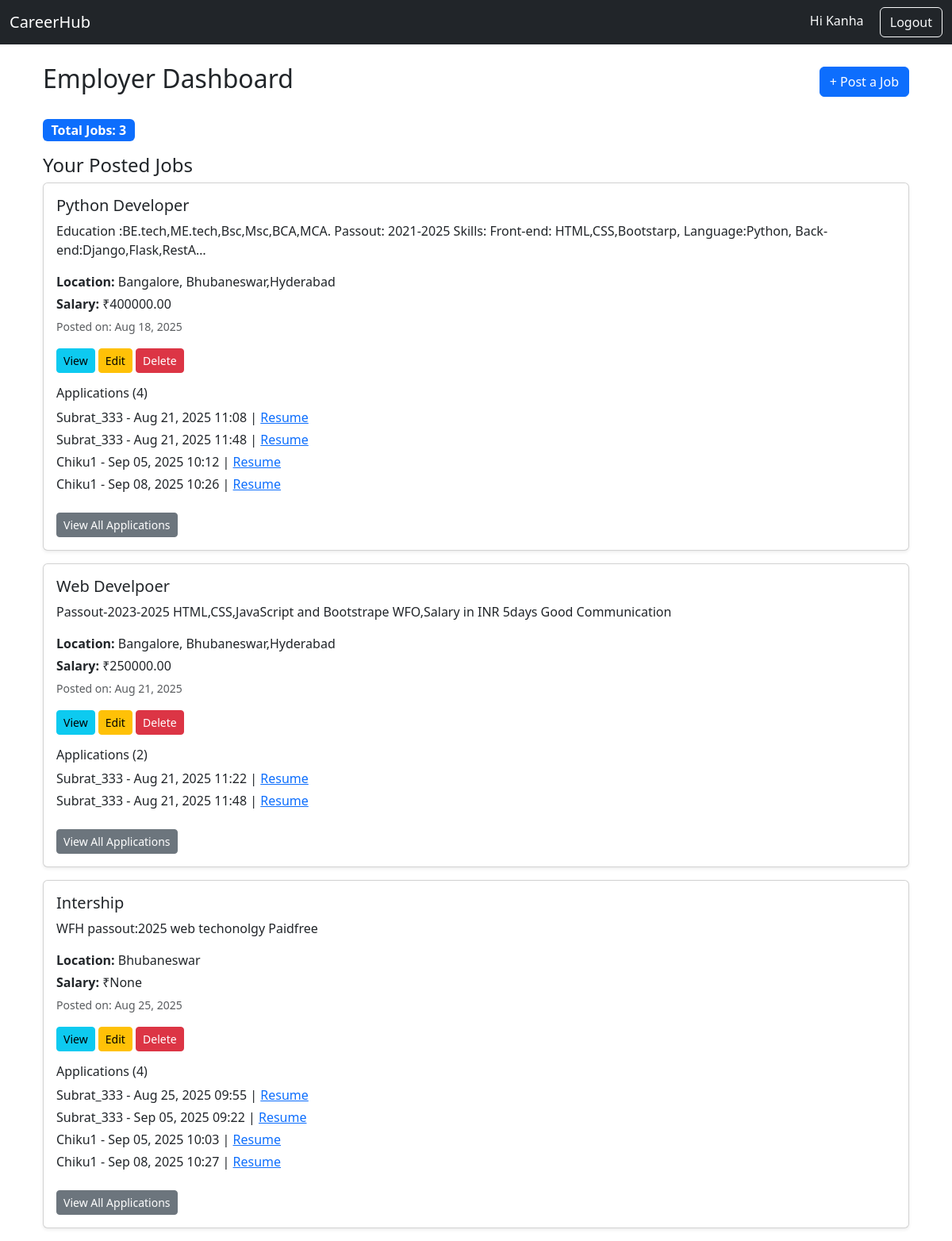
The app's page /users/dashboard/ (signed in) with its own data.
### users/models.py (models this page shows)
class CustomUser(AbstractUser):
    USER_TYPE_CHOICES = (
        ('employer', 'Employer'),
        ('candidate', 'Candidate'),
    )
    user_type = models.CharField(max_length=10, choices=USER_TYPE_CHOICES)

### jobs/models.py (models this page shows, shortened)
class Job(models.Model):
    employer = models.ForeignKey(
        settings.AUTH_USER_MODEL,
        on_delete=models.CASCADE,
        related_name="jobs"
    )
    title = models.CharField(max_length=200)
    description = models.TextField()
    location = models.CharField(max_length=100)
    salary = models.DecimalField(max_digits=10, decimal_places=2, null=True, blank=True)
    created_at = models.DateTimeField(auto_now_add=True)  # when job is posted
    updated_at = models.DateTimeField(auto_now=True)      # when job is updated

class Application(models.Model):
    STATUS_CHOICES = [
        ("pending", "Pending"),
        ("selected", "Selected"),
        ("rejected", "Rejected"),
    ]
    job = models.ForeignKey(Job, on_delete=models.CASCADE, related_name="applications")
    applicant = models.ForeignKey(User, on_delete=models.CASCADE, related_name="applications")
    resume = models.FileField(upload_to="resumes/")
    cover_letter = models.TextField(blank=True, null=True)
    applied_on = models.DateTimeField(auto_now_add=True)
    status = models.CharField(max_length=20, choices=STATUS_CHOICES, default="pending")

### users/views.py (the view)
# urls.py: path('dashboard/', views.dashboard, name='dashboard'),
@login_required
def dashboard(request):
    if request.user.user_type == "employer":
        jobs = Job.objects.filter(employer=request.user)
        return render(request, 'users/employer_dashboard.html', {"jobs": jobs})
    else:
        return render(request, 'users/candidate_dashboard.html')

### templates/users/employer_dashboard.html
{% extends "base.html" %}
{% block content %}
<div class="container mt-4">
    <div class="d-flex justify-content-between align-items-center mb-4">
        <h2>Employer Dashboard</h2>
        <a href="{% url 'add_job' %}" class="btn btn-primary">+ Post a Job</a>
    </div>
    <p>
        <span class="badge bg-primary fs-6">Total Jobs: {{ jobs.count }}</span>
    </p>
    <h4 class="mt-3">Your Posted Jobs</h4>
    {% for job in jobs %}
        <div class="card mb-3 shadow-sm">
            <div class="card-body">
                <h5 class="card-title">{{ job.title }}</h5>
                <p class="card-text">{{ job.description|truncatechars:150 }}</p>
                <p class="mb-1"><strong>Location:</strong> {{ job.location }}</p>
                <p class="mb-1"><strong>Salary:</strong> ₹{{ job.salary }}</p>
                <p class="text-muted"><small>Posted on: {{ job.created_at|date:"M d, Y" }}</small></p>
                <div class="mt-2">
                    <a href="{% url 'job_detail' job.id %}" class="btn btn-info btn-sm">View</a>
                    <a href="{% url 'edit_job' job.id %}" class="btn btn-warning btn-sm">Edit</a>
                    <a href="{% url 'delete_job' job.id %}" class="btn btn-danger btn-sm"
                       onclick="return confirm('Are you sure you want to delete this job?');">
                       Delete
                    </a>
                </div>
                <div class="mt-3">
                    <h6>Applications ({{ job.applications.count }})</h6>
                    {% if job.applications.count %}
                        <ul class="list-unstyled">
                            {% for app in job.applications.all %}
                                <li class="mb-1">
                                    {{ app.applicant.username }} - {{ app.applied_on|date:"M d, Y H:i" }}
                                    {% if app.resume %}
                                        | <a href="{{ app.resume.url }}" target="_blank">Resume</a>
                                    {% endif %}
                                </li>
                            {% endfor %}
                        </ul>
                    {% else %}
                        <p class="text-muted">No applications yet.</p>
                    {% endif %}
                    <a href="{% url 'view_applications' job.id %}" class="btn btn-secondary btn-sm mt-2">
                        View All Applications
                    </a>
                </div>
            </div>
        </div>
    {% empty %}
        <p class="text-muted">You haven't posted any jobs yet...</p>
    {% endfor %}
</div>
{% endblock %}

### templates/base.html (shortened to what this page needs)
{% load static %}
<!DOCTYPE html>
<html>
<head>
    <link href="https://cdn.jsdelivr.net/npm/bootstrap@5.3.0/dist/css/bootstrap.min.css" rel="stylesheet">
</head>
<body>
<nav class="navbar navbar-expand-lg navbar-dark bg-dark">
  <div class="container-fluid">
    <a class="navbar-brand" href="/">CareerHub</a>
    <div>
      {% if user.is_authenticated %}
    <span class="text-light me-3">Hi {{ user.username }}</span>
    <form action="{% url 'logout' %}" method="post" style="display:inline;">
        <button type="submit" class="btn btn-outline-light">Logout</button>
    </form>
{% else %}
    {% if request.resolver_match.url_name not in 'home login register' %}
        <a href="{% url 'login' %}" class="btn btn-outline-light me-2">Login</a>
        <a href="{% url 'register' %}" class="btn btn-primary">Register</a>
    {% endif %}
{% endif %}
    </div>
  </div>
</nav>
<div class="container mt-4">
    {% block content %}{% endblock %}
</div>
</body>
</html>

### records on screen
CustomUser: username "Kanha"
Job: title "Python Developer", description "Education :BE.tech,ME.tech,Bsc,Msc,BCA,MCA. Passout: 2021-2025 Skills: Front-end: HTML,CSS,Bootstarp, Language:Python, Back-end:Django,Flask,RestA…", location "Bangalore, Bhubaneswar,Hyderabad", salary "400000.00", created_at "Aug 18, 2025", applications.count "4"
Application: applicant.username "Subrat_333", applied_on "Aug 21, 2025 11:08"
Application: applicant.username "Subrat_333", applied_on "Aug 21, 2025 11:48"
Application: applicant.username "Chiku1", applied_on "Sep 05, 2025 10:12"
Application: applicant.username "Chiku1", applied_on "Sep 08, 2025 10:26"
Job: title "Web Develpoer", description "Passout-2023-2025 HTML,CSS,JavaScript and Bootstrape WFO,Salary in INR 5days Good Communication", location "Bangalore, Bhubaneswar,Hyderabad", salary "250000.00", created_at "Aug 21, 2025", applications.count "2"
Application: applicant.username "Subrat_333", applied_on "Aug 21, 2025 11:22"
Application: applicant.username "Subrat_333", applied_on "Aug 21, 2025 11:48"
Job: title "Intership", description "WFH passout:2025 web techonolgy Paidfree", location "Bhubaneswar", salary "None", created_at "Aug 25, 2025", applications.count "4"
Application: applicant.username "Subrat_333", applied_on "Aug 25, 2025 09:55"
Application: applicant.username "Subrat_333", applied_on "Sep 05, 2025 09:22"
Application: applicant.username "Chiku1", applied_on "Sep 05, 2025 10:03"
Application: applicant.username "Chiku1", applied_on "Sep 08, 2025 10:27"

### other values on screen
{{ jobs.count }} "3"
